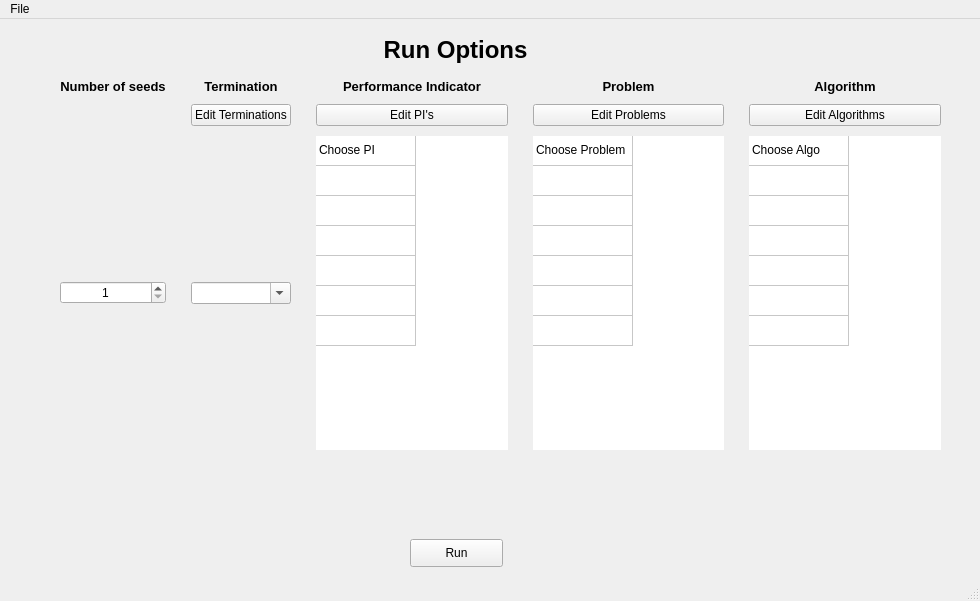
<?xml version="1.0" encoding="UTF-8"?>
<ui version="4.0">
 <class>MainWindow</class>
 <widget class="QMainWindow" name="MainWindow">
  <property name="geometry">
   <rect>
    <x>0</x>
    <y>0</y>
    <width>980</width>
    <height>601</height>
   </rect>
  </property>
  <property name="windowTitle">
   <string>MainWindow</string>
  </property>
  <property name="tabShape">
   <enum>QTabWidget::Rounded</enum>
  </property>
  <property name="unifiedTitleAndToolBarOnMac">
   <bool>false</bool>
  </property>
  <widget class="QWidget" name="centralwidget">
   <property name="layoutDirection">
    <enum>Qt::LeftToRight</enum>
   </property>
   <property name="autoFillBackground">
    <bool>true</bool>
   </property>
   <widget class="QLabel" name="label_6">
    <property name="geometry">
     <rect>
      <x>350</x>
      <y>10</y>
      <width>211</width>
      <height>41</height>
     </rect>
    </property>
    <property name="font">
     <font>
      <pointsize>18</pointsize>
      <weight>75</weight>
      <bold>true</bold>
     </font>
    </property>
    <property name="text">
     <string>Run Options</string>
    </property>
    <property name="textFormat">
     <enum>Qt::AutoText</enum>
    </property>
    <property name="scaledContents">
     <bool>false</bool>
    </property>
    <property name="alignment">
     <set>Qt::AlignCenter</set>
    </property>
   </widget>
   <widget class="QPushButton" name="PushButton_Run">
    <property name="geometry">
     <rect>
      <x>410</x>
      <y>520</y>
      <width>93</width>
      <height>28</height>
     </rect>
    </property>
    <property name="text">
     <string>Run</string>
    </property>
   </widget>
   <widget class="QWidget" name="gridLayoutWidget">
    <property name="geometry">
     <rect>
      <x>60</x>
      <y>60</y>
      <width>881</width>
      <height>371</height>
     </rect>
    </property>
    <layout class="QGridLayout" name="gridLayout" rowstretch="0,0,0">
     <property name="sizeConstraint">
      <enum>QLayout::SetMinimumSize</enum>
     </property>
     <property name="leftMargin">
      <number>0</number>
     </property>
     <property name="bottomMargin">
      <number>0</number>
     </property>
     <property name="horizontalSpacing">
      <number>25</number>
     </property>
     <property name="verticalSpacing">
      <number>10</number>
     </property>
     <item row="0" column="1">
      <widget class="QLabel" name="label_2">
       <property name="font">
        <font>
         <pointsize>10</pointsize>
         <weight>75</weight>
         <bold>true</bold>
        </font>
       </property>
       <property name="text">
        <string>Termination</string>
       </property>
       <property name="alignment">
        <set>Qt::AlignCenter</set>
       </property>
       <property name="wordWrap">
        <bool>true</bool>
       </property>
      </widget>
     </item>
     <item row="1" column="2">
      <widget class="QPushButton" name="pushButton_edit_pi">
       <property name="text">
        <string>Edit PI's</string>
       </property>
      </widget>
     </item>
     <item row="0" column="4">
      <widget class="QLabel" name="label_4">
       <property name="font">
        <font>
         <pointsize>10</pointsize>
         <weight>75</weight>
         <bold>true</bold>
        </font>
       </property>
       <property name="text">
        <string>Algorithm</string>
       </property>
       <property name="alignment">
        <set>Qt::AlignCenter</set>
       </property>
       <property name="wordWrap">
        <bool>true</bool>
       </property>
      </widget>
     </item>
     <item row="0" column="3">
      <widget class="QLabel" name="label_3">
       <property name="font">
        <font>
         <pointsize>10</pointsize>
         <weight>75</weight>
         <bold>true</bold>
        </font>
       </property>
       <property name="text">
        <string>Problem</string>
       </property>
       <property name="alignment">
        <set>Qt::AlignCenter</set>
       </property>
       <property name="wordWrap">
        <bool>true</bool>
       </property>
      </widget>
     </item>
     <item row="2" column="0">
      <widget class="QSpinBox" name="SpinBox_n_seeds">
       <property name="alignment">
        <set>Qt::AlignCenter</set>
       </property>
       <property name="minimum">
        <number>1</number>
       </property>
      </widget>
     </item>
     <item row="1" column="4">
      <widget class="QPushButton" name="pushButton_edit_algo">
       <property name="text">
        <string>Edit Algorithms</string>
       </property>
      </widget>
     </item>
     <item row="2" column="2">
      <widget class="QTableWidget" name="tableWidget_run_pi">
       <property name="frameShape">
        <enum>QFrame::NoFrame</enum>
       </property>
       <property name="frameShadow">
        <enum>QFrame::Plain</enum>
       </property>
       <property name="lineWidth">
        <number>0</number>
       </property>
       <property name="midLineWidth">
        <number>0</number>
       </property>
       <property name="verticalScrollBarPolicy">
        <enum>Qt::ScrollBarAlwaysOff</enum>
       </property>
       <property name="horizontalScrollBarPolicy">
        <enum>Qt::ScrollBarAlwaysOff</enum>
       </property>
       <property name="sizeAdjustPolicy">
        <enum>QAbstractScrollArea::AdjustToContents</enum>
       </property>
       <property name="wordWrap">
        <bool>false</bool>
       </property>
       <attribute name="horizontalHeaderVisible">
        <bool>false</bool>
       </attribute>
       <attribute name="verticalHeaderVisible">
        <bool>false</bool>
       </attribute>
       <row>
        <property name="text">
         <string>0</string>
        </property>
       </row>
       <row>
        <property name="text">
         <string>1</string>
        </property>
       </row>
       <row>
        <property name="text">
         <string>2</string>
        </property>
       </row>
       <row>
        <property name="text">
         <string>3</string>
        </property>
       </row>
       <row>
        <property name="text">
         <string>4</string>
        </property>
       </row>
       <row>
        <property name="text">
         <string>5</string>
        </property>
       </row>
       <row>
        <property name="text">
         <string>6</string>
        </property>
       </row>
       <column>
        <property name="text">
         <string>0</string>
        </property>
       </column>
       <item row="0" column="0">
        <property name="text">
         <string>Choose PI</string>
        </property>
       </item>
      </widget>
     </item>
     <item row="1" column="1">
      <widget class="QPushButton" name="pushButton_edit_term">
       <property name="text">
        <string>Edit Terminations</string>
       </property>
      </widget>
     </item>
     <item row="2" column="1">
      <widget class="QComboBox" name="comboBox_term">
       <property name="editable">
        <bool>true</bool>
       </property>
       <property name="currentText">
        <string/>
       </property>
       <property name="currentIndex">
        <number>-1</number>
       </property>
       <item>
        <property name="text">
         <string>ola</string>
        </property>
       </item>
       <item>
        <property name="text">
         <string>ola2</string>
        </property>
       </item>
       <item>
        <property name="text">
         <string>ola3</string>
        </property>
       </item>
      </widget>
     </item>
     <item row="1" column="3">
      <widget class="QPushButton" name="pushButton_edit_prob">
       <property name="text">
        <string>Edit Problems</string>
       </property>
      </widget>
     </item>
     <item row="2" column="4">
      <widget class="QTableWidget" name="tableWidget_run_algo">
       <property name="frameShape">
        <enum>QFrame::NoFrame</enum>
       </property>
       <property name="frameShadow">
        <enum>QFrame::Plain</enum>
       </property>
       <property name="lineWidth">
        <number>0</number>
       </property>
       <property name="midLineWidth">
        <number>0</number>
       </property>
       <property name="verticalScrollBarPolicy">
        <enum>Qt::ScrollBarAlwaysOff</enum>
       </property>
       <property name="horizontalScrollBarPolicy">
        <enum>Qt::ScrollBarAlwaysOff</enum>
       </property>
       <property name="sizeAdjustPolicy">
        <enum>QAbstractScrollArea::AdjustToContents</enum>
       </property>
       <property name="wordWrap">
        <bool>false</bool>
       </property>
       <attribute name="horizontalHeaderVisible">
        <bool>false</bool>
       </attribute>
       <attribute name="verticalHeaderVisible">
        <bool>false</bool>
       </attribute>
       <row>
        <property name="text">
         <string>0</string>
        </property>
       </row>
       <row>
        <property name="text">
         <string>1</string>
        </property>
       </row>
       <row>
        <property name="text">
         <string>2</string>
        </property>
       </row>
       <row>
        <property name="text">
         <string>3</string>
        </property>
       </row>
       <row>
        <property name="text">
         <string>4</string>
        </property>
       </row>
       <row>
        <property name="text">
         <string>5</string>
        </property>
       </row>
       <row>
        <property name="text">
         <string>6</string>
        </property>
       </row>
       <column>
        <property name="text">
         <string>0</string>
        </property>
       </column>
       <item row="0" column="0">
        <property name="text">
         <string>Choose Algo</string>
        </property>
       </item>
      </widget>
     </item>
     <item row="0" column="0">
      <widget class="QLabel" name="label">
       <property name="font">
        <font>
         <pointsize>10</pointsize>
         <weight>75</weight>
         <bold>true</bold>
        </font>
       </property>
       <property name="text">
        <string>Number of seeds</string>
       </property>
       <property name="alignment">
        <set>Qt::AlignCenter</set>
       </property>
       <property name="wordWrap">
        <bool>true</bool>
       </property>
      </widget>
     </item>
     <item row="2" column="3">
      <widget class="QTableWidget" name="tableWidget_run_prob">
       <property name="frameShape">
        <enum>QFrame::NoFrame</enum>
       </property>
       <property name="frameShadow">
        <enum>QFrame::Plain</enum>
       </property>
       <property name="lineWidth">
        <number>0</number>
       </property>
       <property name="midLineWidth">
        <number>0</number>
       </property>
       <property name="verticalScrollBarPolicy">
        <enum>Qt::ScrollBarAlwaysOff</enum>
       </property>
       <property name="horizontalScrollBarPolicy">
        <enum>Qt::ScrollBarAlwaysOff</enum>
       </property>
       <property name="sizeAdjustPolicy">
        <enum>QAbstractScrollArea::AdjustToContents</enum>
       </property>
       <property name="wordWrap">
        <bool>false</bool>
       </property>
       <attribute name="horizontalHeaderVisible">
        <bool>false</bool>
       </attribute>
       <attribute name="verticalHeaderVisible">
        <bool>false</bool>
       </attribute>
       <row>
        <property name="text">
         <string>0</string>
        </property>
       </row>
       <row>
        <property name="text">
         <string>1</string>
        </property>
       </row>
       <row>
        <property name="text">
         <string>2</string>
        </property>
       </row>
       <row>
        <property name="text">
         <string>3</string>
        </property>
       </row>
       <row>
        <property name="text">
         <string>4</string>
        </property>
       </row>
       <row>
        <property name="text">
         <string>5</string>
        </property>
       </row>
       <row>
        <property name="text">
         <string>6</string>
        </property>
       </row>
       <column>
        <property name="text">
         <string>0</string>
        </property>
       </column>
       <item row="0" column="0">
        <property name="text">
         <string>Choose Problem</string>
        </property>
       </item>
      </widget>
     </item>
     <item row="0" column="2">
      <widget class="QLabel" name="label_5">
       <property name="font">
        <font>
         <pointsize>10</pointsize>
         <weight>75</weight>
         <bold>true</bold>
        </font>
       </property>
       <property name="text">
        <string>Performance Indicator</string>
       </property>
       <property name="alignment">
        <set>Qt::AlignCenter</set>
       </property>
       <property name="wordWrap">
        <bool>true</bool>
       </property>
      </widget>
     </item>
    </layout>
   </widget>
  </widget>
  <widget class="QMenuBar" name="menubar">
   <property name="geometry">
    <rect>
     <x>0</x>
     <y>0</y>
     <width>980</width>
     <height>21</height>
    </rect>
   </property>
   <widget class="QMenu" name="menuFile">
    <property name="title">
     <string>File</string>
    </property>
   </widget>
   <addaction name="menuFile"/>
  </widget>
  <widget class="QStatusBar" name="statusbar"/>
 </widget>
 <tabstops>
  <tabstop>pushButton_edit_term</tabstop>
  <tabstop>pushButton_edit_pi</tabstop>
  <tabstop>pushButton_edit_prob</tabstop>
  <tabstop>pushButton_edit_algo</tabstop>
  <tabstop>SpinBox_n_seeds</tabstop>
  <tabstop>comboBox_term</tabstop>
  <tabstop>tableWidget_run_pi</tabstop>
  <tabstop>tableWidget_run_prob</tabstop>
  <tabstop>tableWidget_run_algo</tabstop>
  <tabstop>PushButton_Run</tabstop>
 </tabstops>
 <resources/>
 <connections/>
</ui>
